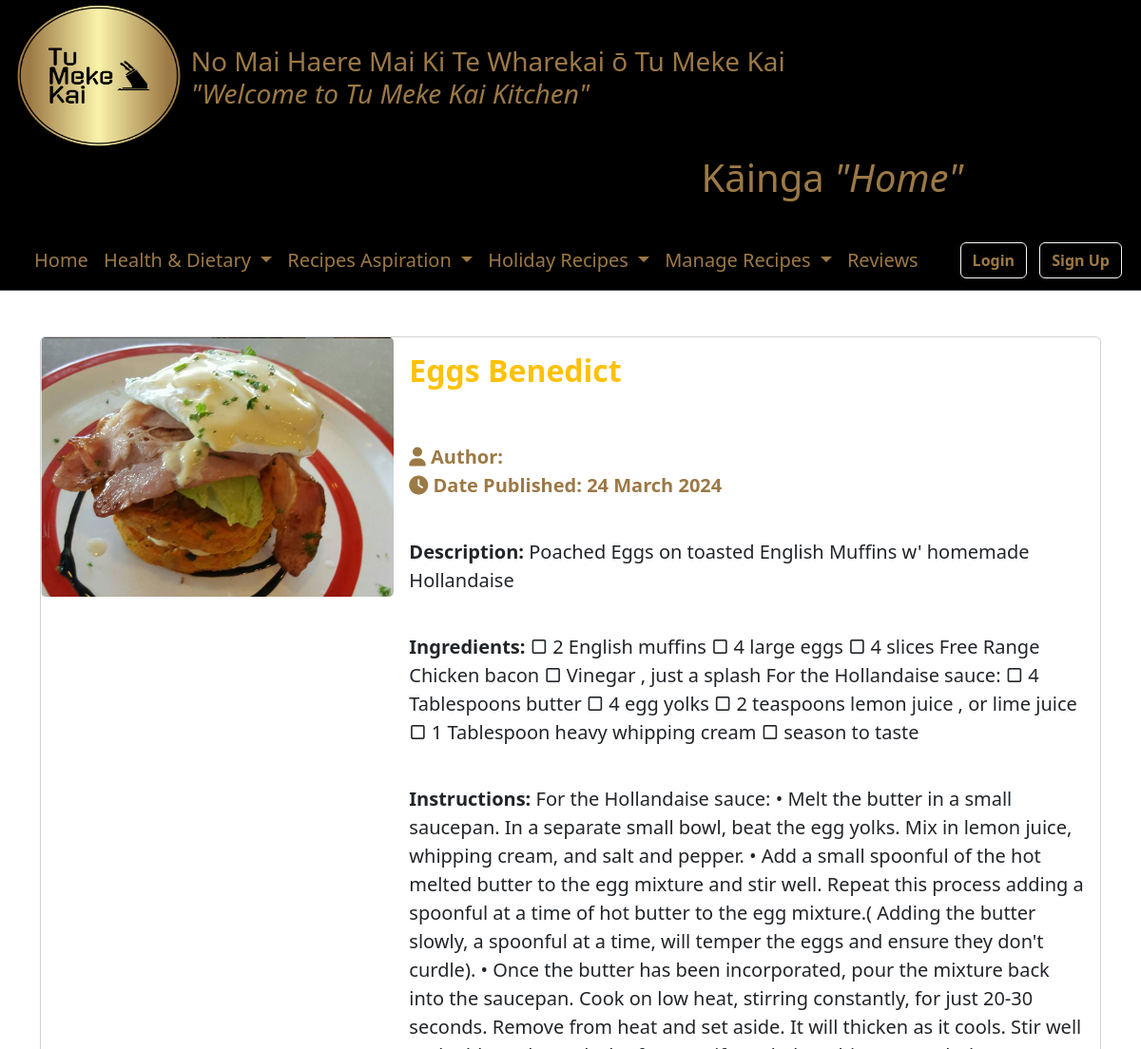
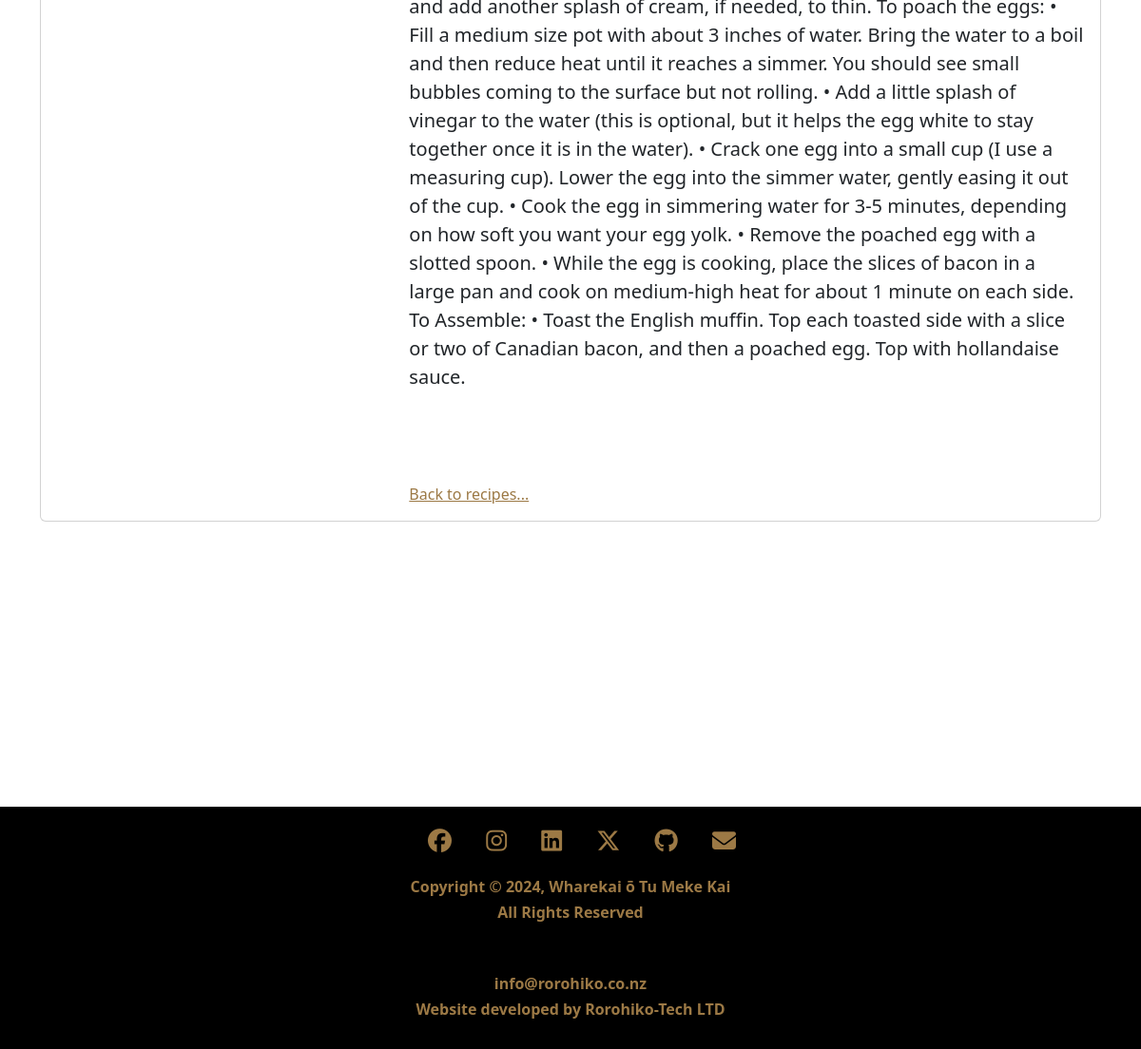
Page /recipes/1/ on the committed database (2 pictures, top to bottom).
### MyRecipes/models.py (models this page shows, shortened)
class Recipe(models.Model):
    CATEGORY_CHOICES = [
        ('breakfast', 'Breakfast'),
        ('lunch', 'Lunch'),
        ('dinner', 'Dinner'),
        ('dessert', 'Dessert'),
        ('drinks', 'Drinks'),
        ('platter', 'Platter'),
        ('other', 'Other'),
        ('holiday_specials', 'Holiday Specials'),
        ('healthy_choices', 'Healthy Choices'),
        ('healthy', 'Healthy'),
        ('budget_friendly', 'Budget-friendly'),
        ('comfort_food', 'Comfort Food'),
        ('international_cuisine', 'International Cuisine'),
        ('baking', 'Baking'),
        ('grilling_and_bbq', 'Grilling & BBQ'),
        ('vegetarian_vegan', 'Vegetarian/Vegan'),
        ('vegetarian', 'Vegetarian'),
        ('gluten_free', 'Gluten-Free'),
        ('dairy_free', 'Dairy-Free'),
        ('low_carb', 'Low Carb'),
        ('high_protein', 'High Protein'),
        ('keto', 'Keto'),
        ('paleo', 'Paleo'),
        ('whole30', 'Whole30'),
        ('mediterranean', 'Mediterranean'),
        ('asian_inspired', 'Asian-Inspired'),
        ('mexican', 'Mexican'),
        ('italian', 'Italian'),
        ('middle_eastern', 'Middle Eastern'),
        ('new_years', 'New Years'),
        ('mothers_day', 'Mothers Day'),
    ]
    SUBCATEGORY_CHOICES = [
        ('vegetarian', 'Vegetarian'),
        ('vegan', 'Vegan'),
        ('gluten_free', 'Gluten free'),
        ('low_carb', 'Low Carb'),
        ('high_protein', 'High Protein'),
        ('keto', 'Keto'),
        ('other', 'Other'),
        ('paleo', 'Paleo-Friendly'),
        ('whole30', 'Whole30-Compliant'),
        ('mediterranean', 'Mediterranean Diet'),
        ('weight_loss', 'Weight Loss'),
        ('heart_healthy', 'Heart-Healthy'),
        ('diabetes_friendly', 'Diabetes-Friendly'),
        ('nut_free', 'Nut-Free'),
        ('soy_free', 'Soy-Free'),
        ('nutrient_dense', 'Nutrient-Dense'),
        ('light_and_fresh', 'Light & Fresh'),
        ('family_friendly', 'Family-Friendly'),
        ('kid_friendly', 'Kid-Friendly'),
        ('party_appetizers', 'Party Appetizers'),
        ('seasonal_produce', 'Seasonal Produce'),
        ('one_pot_meals', 'One-Pot Meals'),
        ('meal_prep', 'Meal Prep'),
        ('slow_cooker', 'Slow Cooker/Crockpot'),
        ('instant_pot', 'Instant Pot/Pressure Cooker'),
        ('raw_foods', 'Raw Foods'),
        ('superfoods', 'Superfoods'),
        ('detoxifying', 'Detoxifying'),
        ('immune_boosting', 'Immune-Boosting'),
        ('energy_packed', 'Energy-Packed'),
    ]
    title = models.CharField(max_length = 100)
    description = models.TextField()
    author = models.ForeignKey(User, on_delete = models.CASCADE) # is user deleted -- delete recipxes user put up --> FK = 1 (user) - N(recipes)
    category = models.CharField(max_length = 25, choices = CATEGORY_CHOICES, default = "other")
    subcategory = models.CharField(max_length = 25, choices = SUBCATEGORY_CHOICES, default = "other")
    created_at = models.DateTimeField(auto_now_add = True)
    updated_at = models.DateTimeField(auto_now = True)
    tags = models.ManyToManyField(Tag)
    image = models.ImageField(upload_to='Images/', blank=True)
    ingredients = models.TextField(blank=True, null=True)
    instructions = models.TextField(blank=True, null=True)

### MyRecipes/views.py (the view)
# urls.py: path('recipes/<int:pk>/', views.RecipeDetailView.as_view(), name = 'recipes-detail'),
class RecipeDetailView(DetailView):
    model = models.Recipe

### MyRecipes/templates/MyRecipes/recipe_detail.html (shortened to what this page needs)
{% extends 'MyRecipes/base.html' %}
{% load static %}
{% block content %}
    <div class="container mt-5">
        <div class="card mb-4">
            <div class="row g-0">
                <div class="col-md-4">
                    <img src="{% static "/" %}{{object.image}}" width="100%" class="card-img thumbnail" alt="Breakfast">
                </div>
                <div class="col-md-8">
                    <div class="card-body">
                        <h2 class="card-title text-warning"><strong>{{ object.title }}</strong></h2><br><br>
                        <p class="card-text fs-5" style="color: #9c7945;"><strong><i class="fas fa-user"></i> Author: {{ object.author_name }}</strong><br><strong><i class="fa-solid fa-clock"></i> Date Published: {{ object.updated_at|date:"d F Y" }}</strong></p><br>
                        <p class="card-text fs-5"><strong>Description:</strong> {{ object.description }}</p><br>
                        <p class="card-text fs-5"><strong>Ingredients:</strong> {{ object.ingredients }}</p><br>
                        <p class="card-text fs-5 mb-5"><strong>Instructions:</strong> {{ object.instructions }}</p>
                        <div class="d-flex justify-content-between align-items-center">
                            <a class="mt-5 text-end" href="{% url 'recipes-recipes' %}" style="color: #9c7945;">Back to recipes...</a>
                        </div>
                    </div>
                </div>
            </div>
        </div>
    </div>
{% endblock content %}

### MyRecipes/templates/MyRecipes/base.html (style rules this page uses)
body { background-image: url(''); background-size: contain; background-position: center; background-repeat: no-repeat; }

### rows in the picture
Recipe: image (picture), title "Eggs Benedict", updated_at "24 March 2024", description "Poached Eggs on toasted English Muffins w' homemade Hollandaise", ingredients "▢ 2 English muffins ▢ 4 large eggs ▢ 4 slices Free Range Chicken bacon ▢ Vinegar , just a splash For the Hollandaise sauce: ▢ 4 Tablespoons butter ▢ 4 egg yolks ▢ 2 teaspoons lemon juice , or lime juice ▢ 1 Tablespoon heavy whipping cream ▢ season to taste", instructions "For the Hollandaise sauce: • Melt the butter in a small saucepan. In a separate small bowl, beat the egg yolks. Mix in lemon juice, whipping cream, and salt and pepper. • Add a small spoonful of the hot melted butter to the egg mixture and stir well. Repeat this process adding a spoonful at a time of hot butter to the egg mixture.( Adding the butter slowly, a spoonful at a time, will temper the eggs and ensure they don't curdle). • Once the butter has been incorporated, pour the mixture back into the saucepan. Cook on low heat, stirring constantly, for just 20-30 seconds. Remove from heat and set aside. It will thicken as it cools. Stir well and add another splash of cream, if needed, to…"
